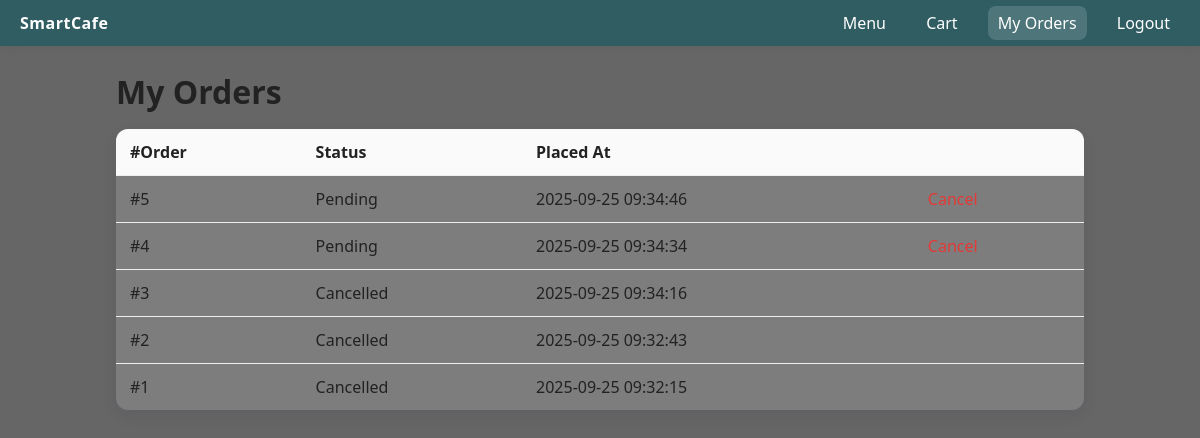
Page /view/customer/orders.php (signed in) on the committed database.
### tables this page shows
CREATE TABLE `orders` (
  `order_id` int(11) NOT NULL,
  `customer_id` int(11) DEFAULT NULL,
  `order_status` enum('Pending','Completed','Cancelled') DEFAULT 'Pending',
  `created_at` timestamp NOT NULL DEFAULT current_timestamp()
);

### model/customer/orderModel.php (called while the page is built, shortened)
<?php
function getOrdersByCustomer($customer_id) {
    $customer_id = (int)$customer_id;
    $conn = getConnect();
    $sql = "
        SELECT order_id, order_status, created_at
        FROM Orders
        WHERE customer_id = $customer_id
        ORDER BY order_id DESC
    ";
    $result = mysqli_query($conn, $sql);
    $orders = array();
    if ($result) {
        while (true) {
            $row = mysqli_fetch_assoc($result);
            if (!$row) {
                break;
            }
            $orders[] = $row;
        }
    }
    return $orders;
}

### view/customer/orders.php (the view, shortened to what this page needs)
<?php
$conn = getConnect();
$email = '';
if (isset($_SESSION["email"])) {
    $email = $_SESSION["email"];
}
$email = mysqli_real_escape_string($conn, $email);
$sql = "SELECT user_id FROM Users WHERE email='$email' AND role='Customer' LIMIT 1";
$res = mysqli_query($conn, $sql);
require_once($_SERVER['DOCUMENT_ROOT'] . "/SmartCafe/model/customer/orderModel.php");
$orders = getOrdersByCustomer($customer_id);
?>
<!doctype html>
<html lang="en">
<head>
  <link rel="stylesheet" href="/SmartCafe/view/css/customer.css">
</head>
<body>
<header class="topbar">
  <div class="brand">SmartCafe</div>
  <nav>
    <a href="/SmartCafe/view/customer/menu.php">Menu</a>
    <a href="/SmartCafe/view/customer/cart.php">Cart</a>
    <a class="active" href="/SmartCafe/view/customer/orders.php">My Orders</a>
    <a href="/SmartCafe/view/logout.php">Logout</a>
  </nav>
</header>
<main class="container">
  <h1>My Orders</h1>
  <?php
  $hasOrders = (is_array($orders) && count($orders) > 0);
  if (!$hasOrders):
  ?>
    <p>No orders yet. <a href="/SmartCafe/view/customer/menu.php">Order something</a> 🍔</p>
  <?php else: ?>
    <table class="table">
      <thead>
        <tr>
          <th>#Order</th>
          <th>Status</th>
          <th>Placed At</th>
          <th></th>
        </tr>
      </thead>
      <tbody>
        <?php
        for ($i = 0; $i < count($orders); $i++):
            $o = $orders[$i];
            $orderId = 0;
            if (isset($o['order_id'])) {
                $orderId = (int)$o['order_id'];
            }
            $statusRaw = '';
            if (isset($o['order_status'])) {
                $statusRaw = $o['order_status'];
            }
            $status = htmlspecialchars($statusRaw);
            $createdRaw = '';
            if (isset($o['created_at'])) {
                $createdRaw = $o['created_at'];
            }
            $createdAt = htmlspecialchars($createdRaw);
            $isPending = ($statusRaw === 'Pending');
        ?>
          <tr>
            <td>#<?php echo $orderId; ?></td>
            <td><?php echo $status; ?></td>
            <td><?php echo $createdAt; ?></td>
            <td>
              <?php if ($isPending): ?>
                <a
                  class="link danger"
                  href="/SmartCafe/controller/customer/orderController.php?action=cancel&id=<?php echo $orderId; ?>"
                >
                </a>
              <?php endif; ?>
            </td>
          </tr>
        <?php endfor; ?>
      </tbody>
    </table>
  <?php endif; ?>
</main>
</body>
</html>

### view/css/customer.css (style rules this page uses)
:root { --brand: #2f5d62; --bg: #666; --card: rgba(255, 255, 255, 0.15); --text: #222; --muted: #666; --accent: #1e88e5; --danger: #e53935; }
* { box-sizing: border-box; }
body { margin: 0; font-family: system-ui, -apple-system, Segoe UI, Roboto, Arial, sans-serif; background: var(--bg); color: var(--text); }
.topbar { position: sticky; top: 0; display: flex; align-items: center; justify-content: space-between; padding: 12px 20px; background: var(--brand); color: #fff; box-shadow: 0 2px 10px rgba(0, 0, 0, 0.06); }
.topbar .brand { font-weight: 700; letter-spacing: 0.5px; }
.topbar nav a { color: #fff; margin-left: 16px; text-decoration: none; padding: 6px 10px; border-radius: 8px; }
.topbar nav a:hover, .topbar nav a.active { background: rgba(255, 255, 255, 0.15); }
.container { max-width: 1000px; margin: 24px auto; padding: 0 16px; }
h1 { margin: 0 0 16px; }
.link { text-decoration: none; color: var(--accent); }
.link.danger { color: var(--danger); }
.table { width: 100%; border-collapse: collapse; background: var(--card); border-radius: 12px; overflow: hidden; box-shadow: 0 6px 16px rgba(22, 25, 79, 0.08); }
.table th, .table td { padding: 12px 14px; border-bottom: 1px solid #eee; text-align: left; }
.table thead { background: #fafafa; }
.table tr:last-child td { border-bottom: none; }

### rows in the picture
orders: order_id "5", order_status "Pending", created_at "2025-09-25 09:34:46"
orders: order_id "4", order_status "Pending", created_at "2025-09-25 09:34:34"
orders: order_id "3", order_status "Cancelled", created_at "2025-09-25 09:34:16"
orders: order_id "2", order_status "Cancelled", created_at "2025-09-25 09:32:43"
orders: order_id "1", order_status "Cancelled", created_at "2025-09-25 09:32:15"
